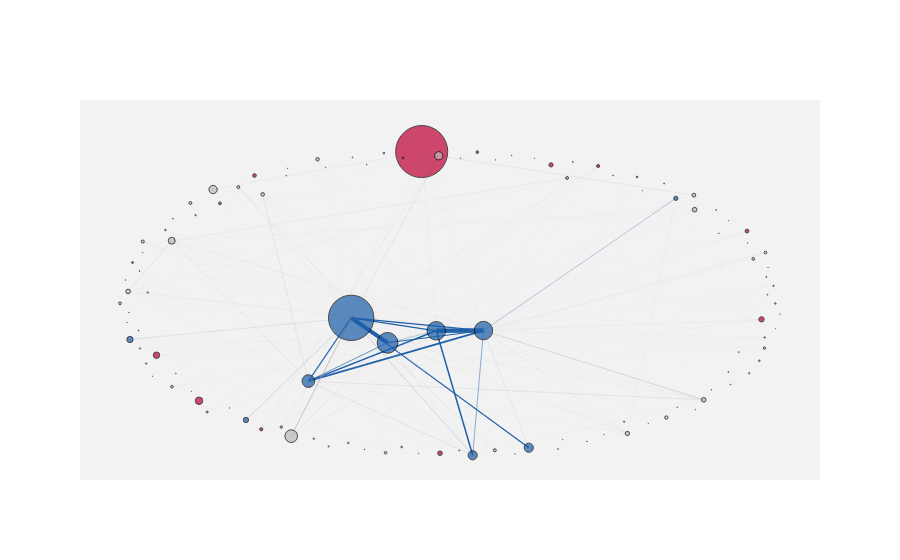

The code cell stored with this chart in its notebook:
### Markdown cell above
Another intriguing aspect of our dataset is the representation of countries involved in producing the movies, captured in the `countries` column. Analyzing this feature can provide valuable insights into the various strategies employed to promote the ideologies at play during this period.

A network is an effective way to visualize collaborations between countries. In this graph representation, each country is assigned to a node, with the size of the nodes proportional to the number of films the country has produced. Each node is also categorized based on the Cold War side, 'Western,' 'Eastern,' 'None,' or 'Lack of data', depending on the proportion of politically engaged movies the country has produced. Additionally, the edges between nodes represent collaborations between countries, with their thickness and transparency increasing as the number of collaborations grows.

### Code cell
graph = StaticGraph(preprocess_movies)
graph.create_figure()
graph.plot()
